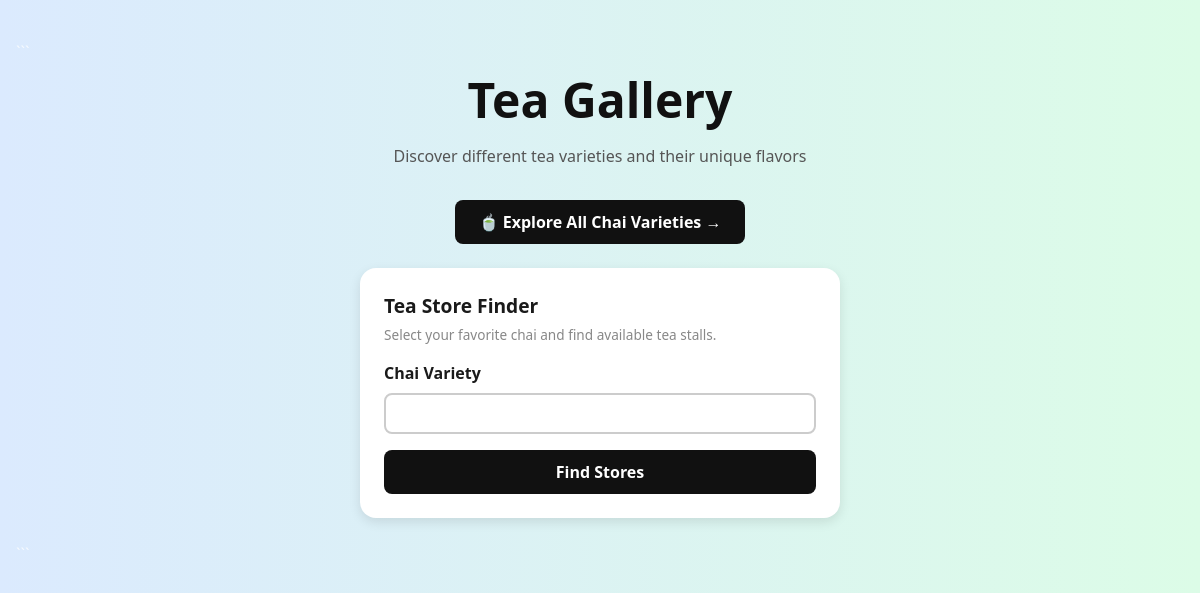
Before: /home/ with the older database file.
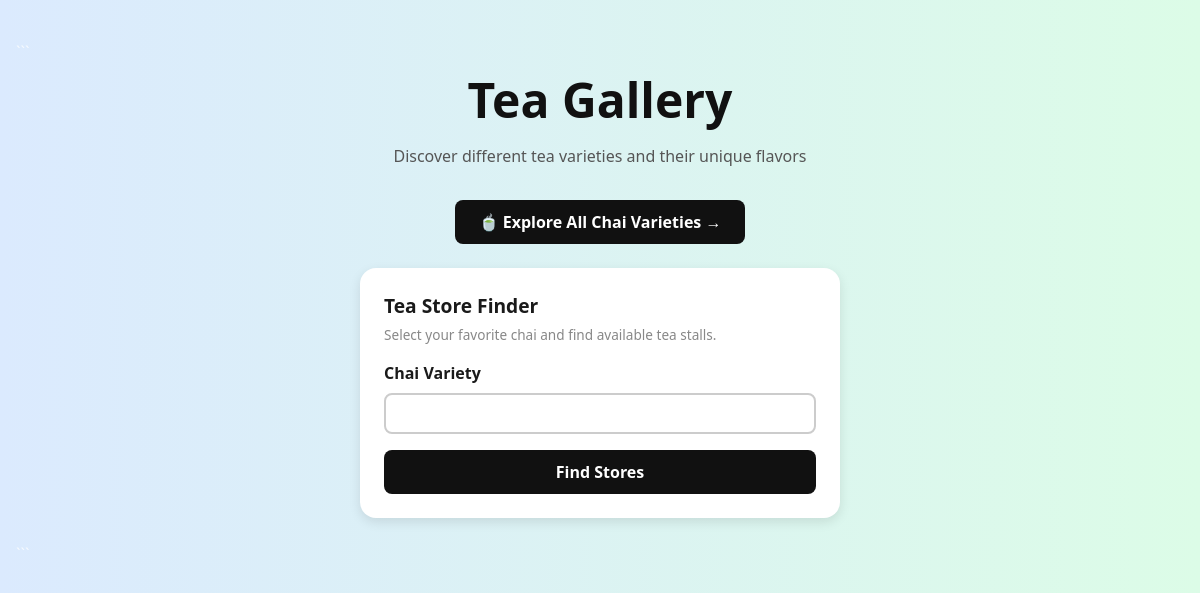
After: the same page with the newer database file.
### chai/models.py (models this page shows)
class chaivarity(models.Model):
    chai_TYPE_CHOICE = [
        ('ML', 'MASALA'),
        ('GR', 'GINGER'),
        ('KL', 'KIWI'),
        ('PL', 'PLAIN'),
        ('EL', 'ELACHI'),
        ('Lm', 'LEMON'),
        ('IC', 'ICE'),
        ('GT', 'GREEN'),
        ('SF', 'Saffron'),
        ('BL', 'BLACK'),
    ]
    name = models.CharField(max_length=100)
    image = models.ImageField(upload_to='chai/', null=True, blank=True)
    date_added = models.DateTimeField(default=timezone.now)
    type = models.CharField(max_length=2, choices=chai_TYPE_CHOICE)
    description = models.TextField()
    price = models.DecimalField(max_digits=8, decimal_places=2, default=0)
    def __str__(self):
        return self.name

### personal_blog/views.py (the view, shortened to what this page needs)
# urls.py: path('home/', home, name='home'),
def home(request):
    stores = None
    form = chaivarityForm()
    return render(
        request,
        'Website/index.html',
        {
            'form': form,
            'stores': stores,
        }
    )

### chai/forms.py
class chaivarityForm(forms.Form):
    chai_varity = forms.ModelChoiceField(
        queryset=chaivarity.objects.all(),
        empty_label='Select a chai')

### personal_blog/Templates/Website/index.html (shortened to what this page needs)
{% extends "layout.html" %}
{% block content %}
<div style="min-height:100vh; background:linear-gradient(to right,#dbeafe,#dcfce7); padding:40px 16px;">
<div style="text-align:center; margin-bottom:32px;">
    <h1 style="font-size:3rem; font-weight:800; color:#111;">Tea Gallery</h1>
    <p style="color:#555; margin-top:8px;">Discover different tea varieties and their unique flavors</p>
</div>
<div style="text-align:center; margin-bottom:24px;">
    <a href="{% url 'all_chai' %}"
       style="display:inline-block; background:#111; color:white; padding:10px 24px; border-radius:8px; text-decoration:none; font-weight:600;">
        🍵 Explore All Chai Varieties →
    </a>
</div>
<div style="max-width:480px; margin:0 auto; background:white; border-radius:16px; box-shadow:0 4px 12px rgba(0,0,0,0.1); padding:24px; margin-bottom:24px;">
    <h2 style="font-size:1.2rem; font-weight:700; color:#1a1a1a; margin-bottom:4px;">Tea Store Finder</h2>
    <p style="font-size:0.85rem; color:#888; margin-bottom:16px;">Select your favorite chai and find available tea stalls.</p>
    <form method="post">
        <label style="display:block; font-size:1rem; font-weight:700; color:#1a1a1a; margin-bottom:8px;">
            Chai Variety
        </label>
        <select name="chai_varity"
                style="width:100%; border:2px solid #ccc; border-radius:8px; padding:8px 12px; font-size:0.9rem; margin-bottom:16px; outline:none;">
            {% for value, label in form.chai_varity.field.choices %}
            <option value="{{ value }}" {% if form.chai_varity.value == value %}selected{% endif %}>
                {{ label }}
            </option>
            {% endfor %}
        </select>
        <button type="submit"
                style="width:100%; background:#111; color:white; font-weight:600; padding:10px; border:none; border-radius:8px; cursor:pointer; font-size:1rem;">
            Find Stores
        </button>
    </form>
</div>
</div>
{% endblock %}

Changed rows visible on the page:
added chaivarity: chai_varity "Select a chai"
Other visible differences:
form field chai_varity: "Select a chai" → (not shown)
